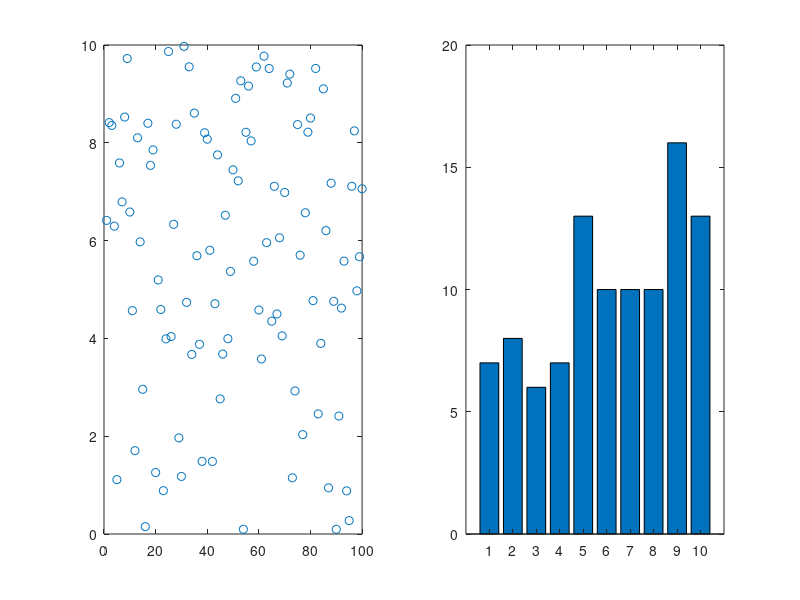

MATLAB code to generate this figure:
clear all; clc; clf;

n = 100;
m = 10;
r = 10*rand(1, n);
a = zeros(1, m);
aa = zeros(1, m);
for j = 1:m
  for i = 1:n
    if r(i) >= (j-1) && r(i) < j
      a(j) = a(j) + r(i);
      aa(j)++;
    endif
  endfor
endfor

subplot(1,2,1);
plot(1:n, r, 'o')
subplot(1,2,2);
bar(1:m, aa);
axis( [ 0 11 0 20 ] );